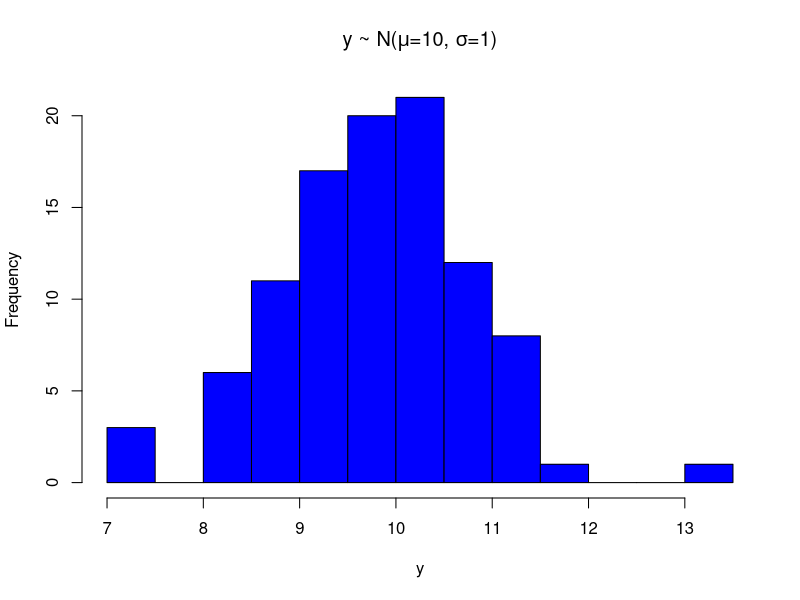
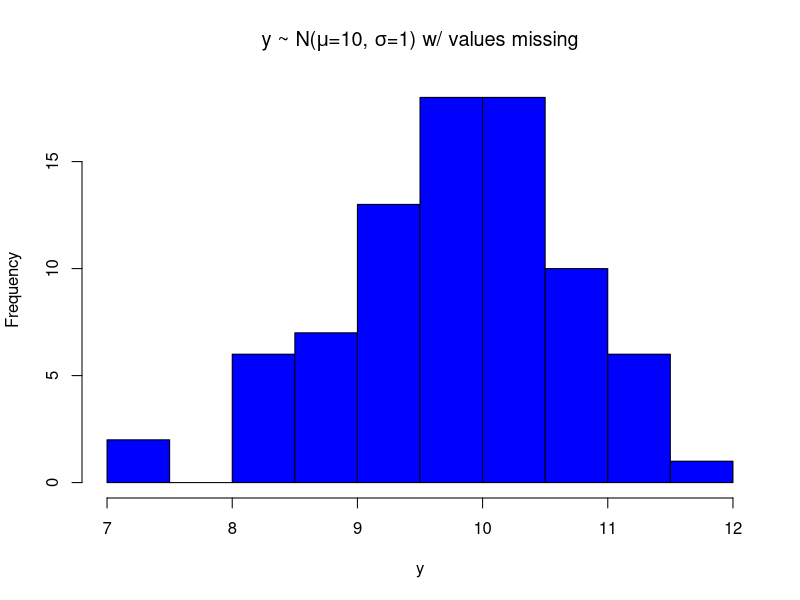
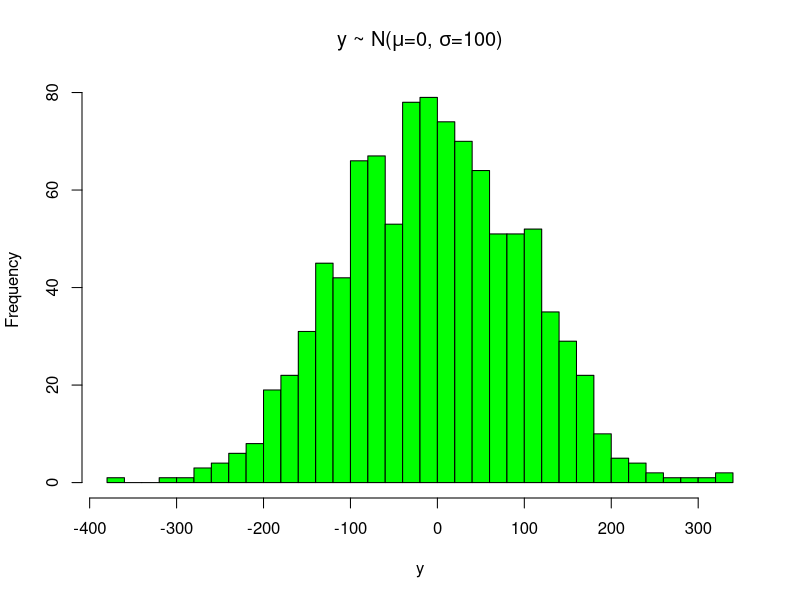
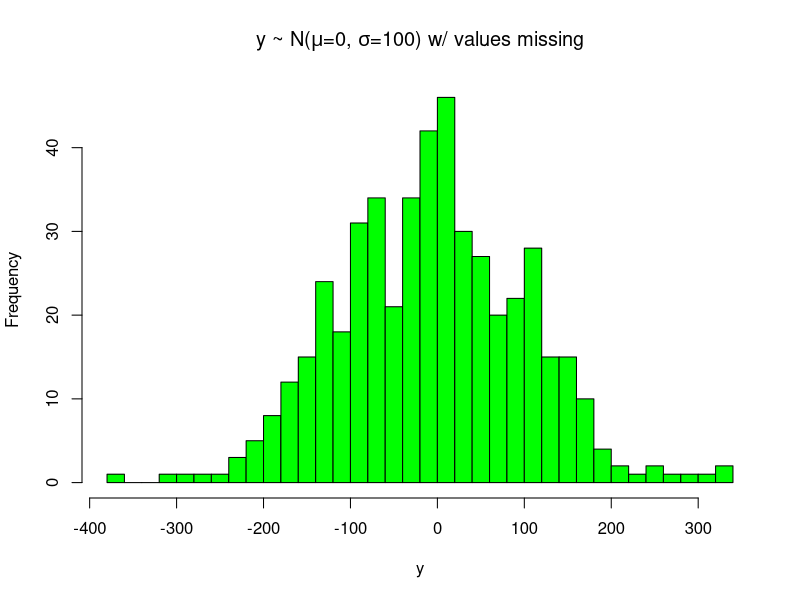

The R script that drew these images, in order:
## ---- chunk 1
knitr::opts_chunk$set(echo = TRUE)
## ---- chunk 2
# norm_em.R
# Created by Ewok on 2016-09-25
# Email: ewalke31@jhu.edu
#
# An implementation of a normal Expectation Maximization algorithm.
#
# Inputs:
#   y - initial values
#   mu_i - initial mean
#   var_i - initial variance
#   tol - minimum difference between iterations before cut-off
#   max_i - maximum number of iterations before cut-off
#
norm_em <- function(y, mu_i, var_i, tol=0.01, max_i=100) {
  
  y_obs <- y[!is.na(y)]
  y_mis <- y[is.na(y)]
  n <- length(y)
  r <- length(y_obs)
  mu <- mu_i
  var <- var_i
  ll = likelihood(y_obs, mu, var, n)
  
  i <- 0
  converge = FALSE
  while (i <= max_i && !isTRUE(converge)) {
    e_y <- sum(y_obs) + (n-r) * mu
    e_ysq <- sum(y_obs^2) + (n-r) * (mu^2 + var)
    mu_new <- e_y / n
    var_new <- e_ysq / n - mu_new^2
    mu <- mu_new
    var <- var_new
    ll_new <- likelihood(y_obs, mu, var, n)
    cat(mu, var, ll_new, "\n")
    if (isTRUE(abs(ll - ll_new) < tol)) {
      converge <- TRUE
    } else {
      ll <- ll_new
      i <- i + 1
    }
  }
  return(c(mu, var))
}

# log likelihood function
likelihood <- function(y, mu, sigma_sq, n) {
  -0.5*n*log(2*pi*sigma_sq)-0.5*sum((y-mu)^2)/sigma_sq
}
## ---- chunk 3
y <- rnorm(100, mean=10, sd=1)      # Normal dist. w/ 100 values
hist(y, main=expression(paste("y ~ N(", mu, "=10, ", sigma, "=1)")), col="blue", breaks=10)
mask <- ceiling(runif(20, 0, 100))  # 20 random ints in range 0-100
y[mask] <- NA                       # Creates missing vals in y
hist(y, main=expression(paste("y ~ N(", mu, "=10, ", sigma, "=1) w/ values missing")), col="blue", breaks=10)
norm_em(y, 0, 0)                    # Guess mean = 0 and sd = 0
## ---- chunk 4
y <- rnorm(1000, mean=0, sd=100)      # Normal dist. w/ 1000 values
hist(y, main=expression(paste("y ~ N(", mu, "=0, ", sigma, "=100)")), col="green", breaks=30)
mask <- ceiling(runif(750, 0, 1000))  # 750 random ints in range 0-1000
y[mask] <- NA                         # Creates missing vals in y
hist(y, main=expression(paste("y ~ N(", mu, "=0, ", sigma, "=100) w/ values missing")), col="green", breaks=30)
norm_em(y, 0, 0, 1e-9)                      # Guess mean = 0 and sd = 0
